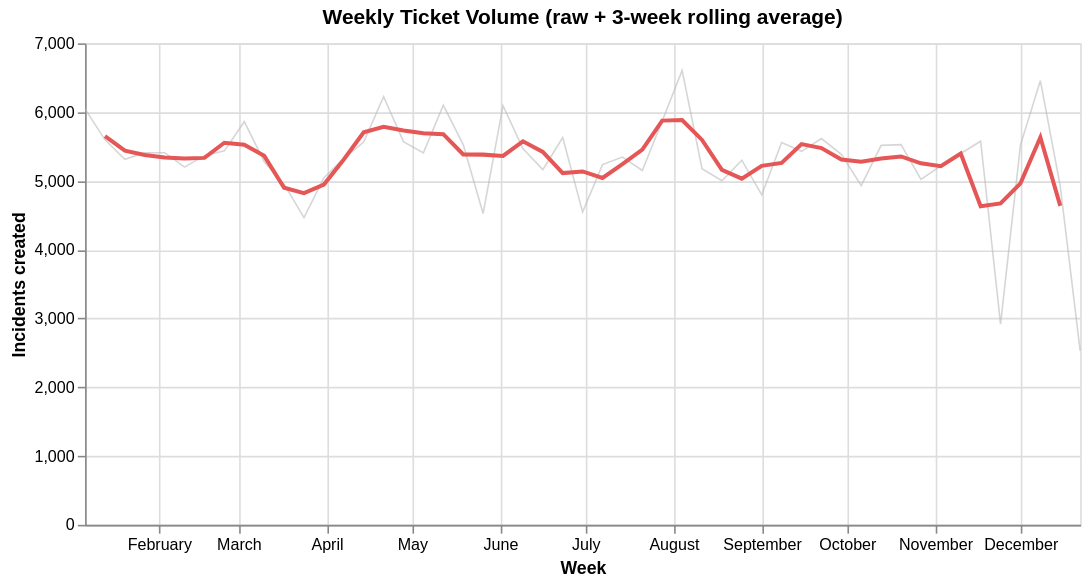

Write notebook code for a chart like this one.
### Markdown cell above
### A5.1 — Global Weekly Trend

### Code cell
# ── Global weekly trend with rolling average ─────────────────────────────────
weekly_global["rolling_3w"] = weekly_global["ticket_count"].rolling(3, center=True).mean()

base = alt.Chart(weekly_global).encode(
    x=alt.X("week:T", title="Week", axis=alt.Axis(labelAngle=0, tickCount=12))
)

line_raw = base.mark_line(color="#BBBBBB", strokeWidth=1, opacity=0.6).encode(
    y=alt.Y("ticket_count:Q", title="Incidents created")
)
line_trend = base.mark_line(color="#E45756", strokeWidth=2.5).encode(y="rolling_3w:Q")

chart1 = (line_raw + line_trend).properties(
    width=620, height=300,
    title="Weekly Ticket Volume (raw + 3-week rolling average)"
)

chart1.save("weekly_trend.html")

chart1

### Figure 1 — Vega-Lite specification as saved in the notebook (floating-point values rounded to 4 significant figures)
{"config": {"view": {"continuousWidth": 300, "continuousHeight": 300}}, "layer": [{"mark": {"type": "line", "color": "#BBBBBB", "opacity": 0.6, "strokeWidth": 1}, "encoding": {"x": {"axis": {"labelAngle": 0, "tickCount": 12}, "field": "week", "title": "Week", "type": "temporal"}, "y": {"field": "ticket_count", "title": "Incidents created", "type": "quantitative"}}}, {"mark": {"type": "line", "color": "#E45756", "strokeWidth": 2.5}, "encoding": {"x": {"axis": {"labelAngle": 0, "tickCount": 12}, "field": "week", "title": "Week", "type": "temporal"}, "y": {"field": "rolling_3w", "type": "quantitative"}}}], "data": {"name": "data-60c47eb7355d2abfd1ccfddcde6fb25c"}, "height": 300, "title": "Weekly Ticket Volume (raw + 3-week rolling average)", "width": 620, "$schema": "https://vega.github.io/schema/vega-lite/v5.20.1.json", "datasets": {"data-60c47eb7355d2abfd1ccfddcde6fb25c": [{"week": "2025-01-06T00:00:00", "ticket_count": 6047, "median_MTTR": 1.033, "rolling_3w": null}, {"week": "2025-01-13T00:00:00", "ticket_count": 5597, "median_MTTR": 1.69, "rolling_3w": 5652.0}, {"week": "2025-01-20T00:00:00", "ticket_count": 5313, "median_MTTR": 1.792, "rolling_3w": 5440.0}, {"week": "2025-01-27T00:00:00", "ticket_count": 5409, "median_MTTR": 1.654, "rolling_3w": 5377.0}, {"week": "2025-02-03T00:00:00", "ticket_count": 5410, "median_MTTR": 1.913, "rolling_3w": 5340.0}, {"week": "2025-02-10T00:00:00", "ticket_count": 5200, "median_MTTR": 2.324, "rolling_3w": 5326.0}, {"week": "2025-02-17T00:00:00", "ticket_count": 5367, "median_MTTR": 2.109, "rolling_3w": 5335.0}, {"week": "2025-02-24T00:00:00", "ticket_count": 5437, "median_MTTR": 2.253, "rolling_3w": 5555.0}, {"week": "2025-03-03T00:00:00", "ticket_count": 5861, "median_MTTR": 3.647, "rolling_3w": 5526.0}, {"week": "2025-03-10T00:00:00", "ticket_count": 5279, "median_MTTR": 2.424, "rolling_3w": 5364.0}, {"week": "2025-03-17T00:00:00", "ticket_count": 4953, "median_MTTR": 1.915, "rolling_3w": 4900.0}, {"week": "2025-03-24T00:00:00", "ticket_count": 4467, "median_MTTR": 2.016, "rolling_3w": 4821.0}, {"week": "2025-03-31T00:00:00", "ticket_count": 5044, "median_MTTR": 2.245, "rolling_3w": 4946.0}, {"week": "2025-04-07T00:00:00", "ticket_count": 5328, "median_MTTR": 2.156, "rolling_3w": 5312.0}, {"week": "2025-04-14T00:00:00", "ticket_count": 5565, "median_MTTR": 1.315, "rolling_3w": 5706.0}, {"week": "2025-04-21T00:00:00", "ticket_count": 6224, "median_MTTR": 17.47, "rolling_3w": 5787.0}, {"week": "2025-04-28T00:00:00", "ticket_count": 5571, "median_MTTR": 2.046, "rolling_3w": 5734.0}, {"week": "2025-05-05T00:00:00", "ticket_count": 5408, "median_MTTR": 1.88, "rolling_3w": 5693.0}, {"week": "2025-05-12T00:00:00", "ticket_count": 6101, "median_MTTR": 2.321, "rolling_3w": 5679.0}, {"week": "2025-05-19T00:00:00", "ticket_count": 5528, "median_MTTR": 0.8511, "rolling_3w": 5385.0}, {"week": "2025-05-26T00:00:00", "ticket_count": 4525, "median_MTTR": 0.8369, "rolling_3w": 5382.0}, {"week": "2025-06-02T00:00:00", "ticket_count": 6093, "median_MTTR": 1.247, "rolling_3w": 5362.0}, {"week": "2025-06-09T00:00:00", "ticket_count": 5469, "median_MTTR": 1.433, "rolling_3w": 5575.0}, {"week": "2025-06-16T00:00:00", "ticket_count": 5164, "median_MTTR": 0.9639, "rolling_3w": 5421.0}, {"week": "2025-06-23T00:00:00", "ticket_count": 5631, "median_MTTR": 1.398, "rolling_3w": 5114.0}, {"week": "2025-06-30T00:00:00", "ticket_count": 4546, "median_MTTR": 1.374, "rolling_3w": 5138.0}, {"week": "2025-07-07T00:00:00", "ticket_count": 5237, "median_MTTR": 1.161, "rolling_3w": 5043.0}, {"week": "2025-07-14T00:00:00", "ticket_count": 5346, "median_MTTR": 1.596, "rolling_3w": 5245.0}, {"week": "2025-07-21T00:00:00", "ticket_count": 5152, "median_MTTR": 1.227, "rolling_3w": 5456.0}, {"week": "2025-07-28T00:00:00", "ticket_count": 5871, "median_MTTR": 2.013, "rolling_3w": 5877.0}, {"week": "2025-08-04T00:00:00", "ticket_count": 6607, "median_MTTR": 3.841, "rolling_3w": 5885.0}, {"week": "2025-08-11T00:00:00", "ticket_count": 5177, "median_MTTR": 1.386, "rolling_3w": 5596.0}, {"week": "2025-08-18T00:00:00", "ticket_count": 5003, "median_MTTR": 1.078, "rolling_3w": 5160.0}, {"week": "2025-08-25T00:00:00", "ticket_count": 5301, "median_MTTR": 0.8553, "rolling_3w": 5033.0}, {"week": "2025-09-01T00:00:00", "ticket_count": 4796, "median_MTTR": 1.058, "rolling_3w": 5219.0}, {"week": "2025-09-08T00:00:00", "ticket_count": 5559, "median_MTTR": 1.709, "rolling_3w": 5262.0}, {"week": "2025-09-15T00:00:00", "ticket_count": 5430, "median_MTTR": 2.387, "rolling_3w": 5535.0}, {"week": "2025-09-22T00:00:00", "ticket_count": 5616, "median_MTTR": 1.474, "rolling_3w": 5477.0}, {"week": "2025-09-29T00:00:00", "ticket_count": 5386, "median_MTTR": 1.276, "rolling_3w": 5311.0}, {"week": "2025-10-06T00:00:00", "ticket_count": 4931, "median_MTTR": 1.642, "rolling_3w": 5278.0}, {"week": "2025-10-13T00:00:00", "ticket_count": 5517, "median_MTTR": 1.434, "rolling_3w": 5325.0}, {"week": "2025-10-20T00:00:00", "ticket_count": 5528, "median_MTTR": 1.377, "rolling_3w": 5356.0}, {"week": "2025-10-27T00:00:00", "ticket_count": 5022, "median_MTTR": 1.588, "rolling_3w": 5256.0}, {"week": "2025-11-03T00:00:00", "ticket_count": 5219, "median_MTTR": 1.621, "rolling_3w": 5213.0}, {"week": "2025-11-10T00:00:00", "ticket_count": 5398, "median_MTTR": 1.481, "rolling_3w": 5398.0}, {"week": "2025-11-17T00:00:00", "ticket_count": 5577, "median_MTTR": 2.137, "rolling_3w": 4631.0}, {"week": "2025-11-24T00:00:00", "ticket_count": 2919, "median_MTTR": 1.033, "rolling_3w": 4672.0}, {"week": "2025-12-01T00:00:00", "ticket_count": 5520, "median_MTTR": 1.457, "rolling_3w": 4965.0}, {"week": "2025-12-08T00:00:00", "ticket_count": 6457, "median_MTTR": 0.6033, "rolling_3w": 5634.0}, {"week": "2025-12-15T00:00:00", "ticket_count": 4925, "median_MTTR": 1.424, "rolling_3w": 4637.0}, {"week": "2025-12-22T00:00:00", "ticket_count": 2528, "median_MTTR": 0.8803, "rolling_3w": null}]}}
